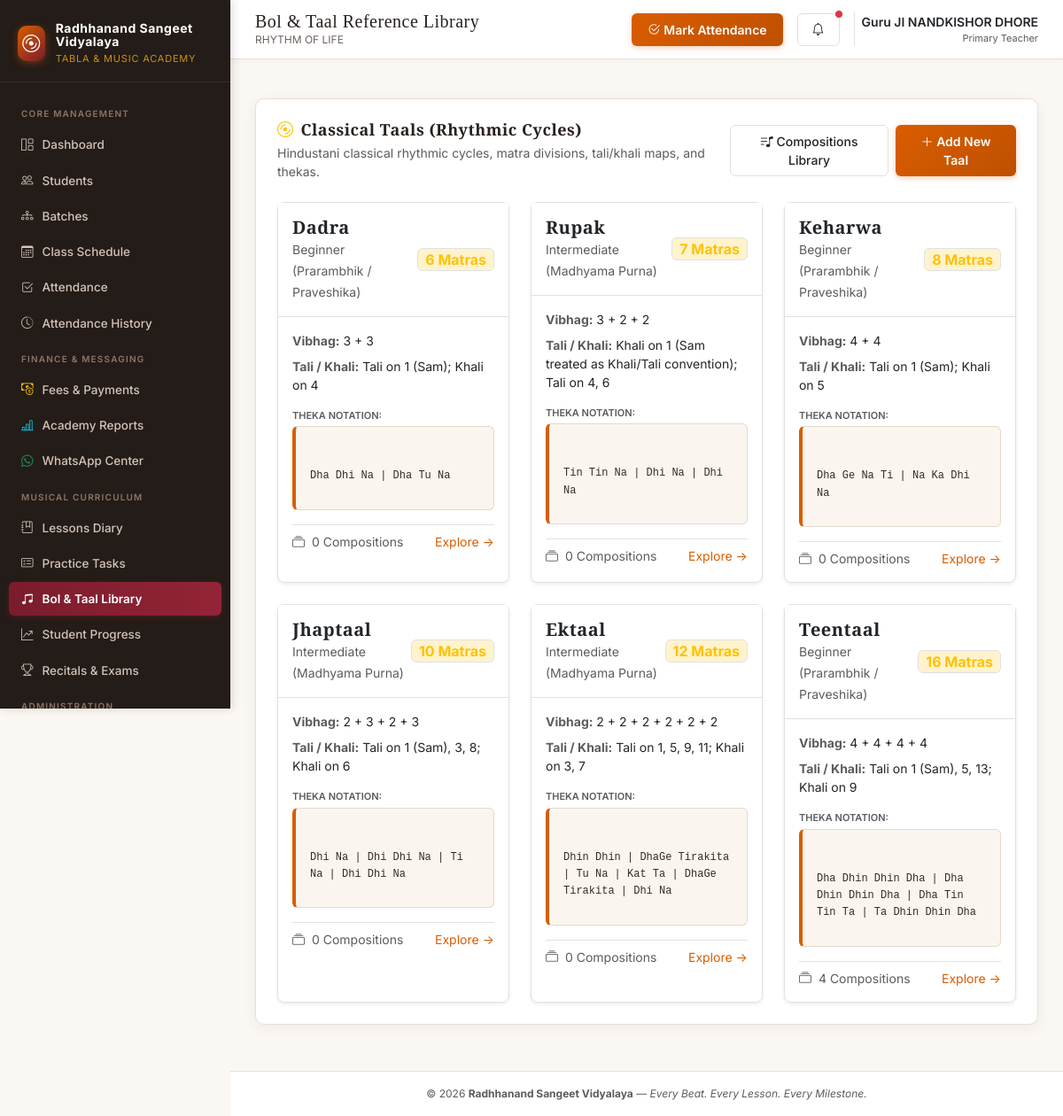
Screenshot of /library/taals/ (signed in) with the database file from the repository.
### academy/models.py (models this page shows, shortened)
class AcademySettings(models.Model):
    academy_name = models.CharField(max_length=200, default="Radhhanand Sangeet Vidyalaya")
    tagline = models.CharField(max_length=255, default="Every Beat. Every Lesson. Every Milestone.")
    teacher_name = models.CharField(max_length=150, default="Guru Ji")
    phone = models.CharField(max_length=25, blank=True, default="+91 98765 43210", help_text="Official academy contact phone")
    email = models.EmailField(blank=True, default="contact@radhhanand.org", help_text="Official academy email")
    address = models.TextField(blank=True, default="Radhhanand Sangeet Vidyalaya, India", help_text="Academy premises address")
    whatsapp_number = models.CharField(max_length=25, blank=True, default="+91 98765 43210", help_text="Official academy WhatsApp number")
    attendance_threshold = models.FloatField(
        default=75.0,
        help_text="Attendance percentage threshold below which alerts are flagged (e.g. 75%)"
    )
    consecutive_absence_threshold = models.PositiveIntegerField(
        default=3,
        help_text="Number of consecutive conducted sessions missed before an alert triggers"
    )
    currency_symbol = models.CharField(max_length=10, default="₹")
    date_format = models.CharField(max_length=30, default="YYYY-MM-DD")
    enable_fees = models.BooleanField(default=True, help_text="Enable or disable fee management module")
    enable_late_status = models.BooleanField(default=False, help_text="Enable 'Late' as an attendance status")
    default_class_duration = models.PositiveIntegerField(default=60, help_text="Default duration in minutes")
    updated_at = models.DateTimeField(auto_now=True)
    class Meta:
        verbose_name = "Academy Settings"
        verbose_name_plural = "Academy Settings"
    @classmethod
    def get_settings(cls):
        settings_obj = cls.objects.first()
        if not settings_obj:
            settings_obj = cls.objects.create(academy_name="Radhhanand Sangeet Vidyalaya")
        elif settings_obj.academy_name != "Radhhanand Sangeet Vidyalaya":
            settings_obj.academy_name = "Radhhanand Sangeet Vidyalaya"
            settings_obj.save(update_fields=['academy_name'])
        return settings_obj

class Taal(models.Model):
    LEVEL_CHOICES = Student.LEVEL_CHOICES
    name = models.CharField(max_length=100, unique=True)
    matras = models.PositiveIntegerField(help_text="Total number of beats (matras)")
    vibhag_structure = models.CharField(
        max_length=100,
        help_text="Division of vibhags, e.g., '4 + 4 + 4 + 4' or '2 + 3 + 2 + 3'"
    )
    tali_khali_info = models.CharField(
        max_length=255,
        help_text="Tali and Khali positions, e.g., 'Tali on 1, 5, 13; Khali on 9'"
    )
    theka_notation = models.TextField(help_text="Basic theka bols with vibhag divisions")
    level = models.CharField(max_length=30, choices=LEVEL_CHOICES, default='beginner')
    notes = models.TextField(blank=True)
    reference_url = models.URLField(blank=True, help_text="Reference link or video/audio demonstration")
    class Meta:
        ordering = ['matras', 'name']

### academy/views.py (the view)
# urls.py: path('library/taals/', views.taal_list, name='taal_list'),
@login_required
def taal_list(request):
    seed_foundational_taals_and_compositions()
    taals = Taal.objects.all().prefetch_related('compositions')
    return render(request, 'academy/library/taal_list.html', {'taals': taals})

### academy/context_processors.py (called while the page is built)
def academy_context(request):
    try:
        settings_obj = AcademySettings.get_settings()
        alert_count = AcademyAlert.objects.filter(is_dismissed=False).count() if request.user.is_authenticated else 0
    except Exception:
        settings_obj = None
        alert_count = 0
    return {
        'academy_settings': settings_obj,
        'unread_alerts_count': alert_count,
        'current_year': timezone.now().year,
    }

### academy/templates/academy/library/taal_list.html (shortened to what this page needs)
{% extends 'academy/base.html' %}
{% block page_title %}Bol & Taal Reference Library{% endblock %}
{% block content %}
<div class="taal-card mb-4">
    <div class="d-flex flex-column flex-md-row justify-content-between align-items-md-center gap-3 mb-4">
        <div>
            <h3 class="taal-card-title mb-1"><i class="bi bi-disc text-warning"></i> Classical Taals (Rhythmic Cycles)</h3>
            <p class="text-muted small mb-0">Hindustani classical rhythmic cycles, matra divisions, tali/khali maps, and thekas.</p>
        </div>
        <div class="d-flex gap-2">
            <a href="{% url 'composition_list' %}" class="btn btn-taal-outline btn-sm">
                <i class="bi bi-music-note-list"></i> Compositions Library
            </a>
            <a href="{% url 'taal_create' %}" class="btn btn-taal-primary btn-sm">
                <i class="bi bi-plus-lg"></i> Add New Taal
            </a>
        </div>
    </div>
    <div class="row g-4">
        {% for t in taals %}
        <div class="col-12 col-md-6 col-xl-4">
            <div class="card h-100 border shadow-sm rounded-3">
                <div class="card-header bg-white border-bottom d-flex justify-content-between align-items-center py-3">
                    <div>
                        <h5 class="fw-bold mb-0 brand-font">
                            <a href="{% url 'taal_detail' t.id %}" class="text-dark text-decoration-none">{{ t.name }}</a>
                        </h5>
                        <small class="text-muted">{{ t.get_level_display }}</small>
                    </div>
                    <span class="badge bg-warning-subtle text-warning border px-2 py-1 fs-6">{{ t.matras }} Matras</span>
                </div>
                <div class="card-body">
                    <div class="small mb-2">
                        <strong class="text-muted">Vibhag:</strong> {{ t.vibhag_structure }}
                    </div>
                    <div class="small mb-3">
                        <strong class="text-muted">Tali / Khali:</strong> {{ t.tali_khali_info }}
                    </div>
                    <div class="small fw-semibold text-muted text-uppercase mb-1" style="font-size: 11px;">Theka Notation:</div>
                    <div class="bol-notation-box small py-2 px-3 m-0" style="font-size: 12px;">
                        {{ t.theka_notation }}
                    </div>
                    <div class="mt-3 pt-2 border-top d-flex justify-content-between align-items-center small text-muted">
                        <span><i class="bi bi-collection me-1"></i> {{ t.compositions.count }} Compositions</span>
                        <a href="{% url 'taal_detail' t.id %}" class="text-decoration-none">Explore &rarr;</a>
                    </div>
                </div>
            </div>
        </div>
        {% endfor %}
    </div>
</div>
{% endblock %}

### academy/templates/academy/base.html (shortened to what this page needs)
{% load static %}
<!DOCTYPE html>
<html lang="en">
<head>
    <link href="https://cdn.jsdelivr.net/npm/bootstrap@5.3.3/dist/css/bootstrap.min.css" rel="stylesheet">
    <link rel="stylesheet" href="https://cdn.jsdelivr.net/npm/bootstrap-icons@1.11.3/font/bootstrap-icons.min.css">
    <link rel="stylesheet" href="{% static 'academy/css/taal.css' %}">
</head>
<body>
    <div class="app-container">
        {% if user.is_authenticated %}
        <aside class="app-sidebar no-print" id="appSidebar">
            <div class="sidebar-header d-flex justify-content-between align-items-center">
                <a href="{% url 'dashboard' %}" class="brand-badge text-decoration-none">
                    <div class="brand-icon">
                        <i class="bi bi-disc"></i>
                    </div>
                    <div>
                        <div class="brand-title" style="font-size: 14px; font-weight: 700; letter-spacing: 0.5px;">Radhhanand Sangeet Vidyalaya</div>
                        <div class="brand-subtitle" style="font-size: 11px; color: #C69214;">Tabla & Music Academy</div>
                    </div>
                </a>
            </div>
            <nav class="sidebar-nav">
                <div class="nav-section-title">Core Management</div>
                <a href="{% url 'dashboard' %}" class="nav-link-custom {% if request.resolver_match.url_name == 'dashboard' %}active{% endif %}">
                    <span class="nav-left"><i class="bi bi-grid-1x2"></i> Dashboard</span>
                </a>
                <a href="{% url 'student_list' %}" class="nav-link-custom {% if 'student' in request.resolver_match.url_name %}active{% endif %}">
                    <span class="nav-left"><i class="bi bi-people"></i> Students</span>
                </a>
                <a href="{% url 'batch_list' %}" class="nav-link-custom {% if 'batch' in request.resolver_match.url_name %}active{% endif %}">
                    <span class="nav-left"><i class="bi bi-diagram-3"></i> Batches</span>
                </a>
                <a href="{% url 'session_list' %}" class="nav-link-custom {% if 'session' in request.resolver_match.url_name %}active{% endif %}">
                    <span class="nav-left"><i class="bi bi-calendar3"></i> Class Schedule</span>
                </a>
                <a href="{% url 'attendance_hub' %}" class="nav-link-custom {% if request.resolver_match.url_name == 'attendance_hub' or request.resolver_match.url_name == 'attendance_mark' %}active{% endif %}">
                    <span class="nav-left"><i class="bi bi-check2-square"></i> Attendance</span>
                </a>
                <a href="{% url 'attendance_history' %}" class="nav-link-custom {% if request.resolver_match.url_name == 'attendance_history' or request.resolver_match.url_name == 'attendance_audit_list' %}active{% endif %}">
                    <span class="nav-left"><i class="bi bi-clock-history"></i> Attendance History</span>
                </a>
                <div class="nav-section-title">Finance & Messaging</div>
                <a href="{% url 'fee_dashboard' %}" class="nav-link-custom {% if 'fee' in request.resolver_match.url_name or 'payment' in request.resolver_match.url_name or 'receipt' in request.resolver_match.url_name %}active{% endif %}">
                    <span class="nav-left"><i class="bi bi-cash-coin text-warning"></i> Fees & Payments</span>
                </a>
                <a href="{% url 'attendance_reports' %}" class="nav-link-custom {% if 'report' in request.resolver_match.url_name %}active{% endif %}">
                    <span class="nav-left"><i class="bi bi-bar-chart-line text-info"></i> Academy Reports</span>
                </a>
                <a href="{% url 'whatsapp_hub' %}" class="nav-link-custom {% if 'whatsapp' in request.resolver_match.url_name %}active{% endif %}">
                    <span class="nav-left"><i class="bi bi-whatsapp text-success"></i> WhatsApp Center</span>
                </a>
                <div class="nav-section-title">Musical Curriculum</div>
                <a href="{% url 'lesson_list' %}" class="nav-link-custom {% if 'lesson' in request.resolver_match.url_name %}active{% endif %}">
                    <span class="nav-left"><i class="bi bi-journal-bookmark"></i> Lessons Diary</span>
                </a>
                <a href="{% url 'assignment_list' %}" class="nav-link-custom {% if 'assignment' in request.resolver_match.url_name %}active{% endif %}">
                    <span class="nav-left"><i class="bi bi-card-checklist"></i> Practice Tasks</span>
                </a>
                <a href="{% url 'taal_list' %}" class="nav-link-custom {% if 'library' in request.resolver_match.url_name or 'taal' in request.resolver_match.url_name or 'composition' in request.resolver_match.url_name %}active{% endif %}">
                    <span class="nav-left"><i class="bi bi-music-note-beamed"></i> Bol & Taal Library</span>
                </a>
                <a href="{% url 'progress_list' %}" class="nav-link-custom {% if 'progress' in request.resolver_match.url_name %}active{% endif %}">
                    <span class="nav-left"><i class="bi bi-graph-up-arrow"></i> Student Progress</span>
                </a>
                <a href="{% url 'performance_list' %}" class="nav-link-custom {% if 'performance' in request.resolver_match.url_name or 'exam' in request.resolver_match.url_name %}active{% endif %}">
                    <span class="nav-left"><i class="bi bi-trophy"></i> Recitals & Exams</span>
                </a>
                <div class="nav-section-title">Administration</div>
            </nav>
        </aside>
        {% endif %}
        <div class="app-main">
            {% if user.is_authenticated %}
            <header class="app-topbar no-print">
                <div class="d-flex align-items-center gap-3">
                    <div class="topbar-title-area">
                        <h2>{% block page_title %}{{ academy_settings.academy_name }}{% endblock %}</h2>
                        <p class="d-none d-sm-block">{{ academy_settings.tagline }}</p>
                    </div>
                </div>
                <div class="topbar-actions">
                    <a href="{% url 'attendance_hub' %}" class="btn btn-sm btn-taal-primary d-none d-sm-inline-flex align-items-center gap-1">
                        <i class="bi bi-check2-circle"></i> Mark Attendance
                    </a>
                    <a href="{% url 'alert_list' %}" class="btn btn-sm btn-taal-outline position-relative" aria-label="Alerts">
                        <i class="bi bi-bell"></i>
                        {% if unread_alerts_count > 0 %}
                        <span class="position-absolute top-0 start-100 translate-middle p-1 bg-danger border border-light rounded-circle"></span>
                        {% endif %}
                    </a>
                    <div class="d-flex align-items-center gap-2 ps-2 border-start">
                        <div class="text-end d-none d-md-block">
                            <div class="small fw-semibold text-dark">{{ academy_settings.teacher_name }}</div>
                            <div class="text-muted" style="font-size: 11px;">Primary Teacher</div>
                        </div>
                    </div>
                </div>
            </header>
            {% endif %}
            <div class="container-fluid px-3 px-sm-4 pt-3 no-print">
            </div>
            <main class="page-content">
                {% block content %}{% endblock %}
            </main>
            <footer class="text-center py-3 text-muted border-top bg-white mt-auto no-print" style="font-size: 12px;">
                <div class="container">
                    &copy; {{ current_year }} <strong>{{ academy_settings.academy_name }}</strong> &mdash; <em>Every Beat. Every Lesson. Every Milestone.</em>
                </div>
            </footer>
        </div>
    </div>
</body>
</html>

### rows the page displays
AcademySettings: tagline "RHYTHM OF LIFE", teacher_name "Guru JI NANDKISHOR DHORE", academy_name "Radhhanand Sangeet Vidyalaya"
Taal: name "Dadra", level "Beginner (Prarambhik / Praveshika)", matras "6", vibhag_structure "3 + 3", tali_khali_info "Tali on 1 (Sam); Khali on 4", theka_notation "Dha Dhi Na | Dha Tu Na", compositions.count "0"
Taal: name "Rupak", level "Intermediate (Madhyama Purna)", matras "7", vibhag_structure "3 + 2 + 2", tali_khali_info "Khali on 1 (Sam treated as Khali/Tali convention); Tali on 4, 6", theka_notation "Tin Tin Na | Dhi Na | Dhi Na", compositions.count "0"
Taal: name "Keharwa", level "Beginner (Prarambhik / Praveshika)", matras "8", vibhag_structure "4 + 4", tali_khali_info "Tali on 1 (Sam); Khali on 5", theka_notation "Dha Ge Na Ti | Na Ka Dhi Na", compositions.count "0"
Taal: name "Jhaptaal", level "Intermediate (Madhyama Purna)", matras "10", vibhag_structure "2 + 3 + 2 + 3", tali_khali_info "Tali on 1 (Sam), 3, 8; Khali on 6", theka_notation "Dhi Na | Dhi Dhi Na | Ti Na | Dhi Dhi Na", compositions.count "0"
Taal: name "Ektaal", level "Intermediate (Madhyama Purna)", matras "12", vibhag_structure "2 + 2 + 2 + 2 + 2 + 2", tali_khali_info "Tali on 1, 5, 9, 11; Khali on 3, 7", theka_notation "Dhin Dhin | DhaGe Tirakita | Tu Na | Kat Ta | DhaGe Tirakita | Dhi Na", compositions.count "0"
Taal: name "Teentaal", level "Beginner (Prarambhik / Praveshika)", matras "16", vibhag_structure "4 + 4 + 4 + 4", tali_khali_info "Tali on 1 (Sam), 5, 13; Khali on 9", theka_notation "Dha Dhin Dhin Dha | Dha Dhin Dhin Dha | Dha Tin Tin Ta | Ta Dhin Dhin Dha", compositions.count "4"
